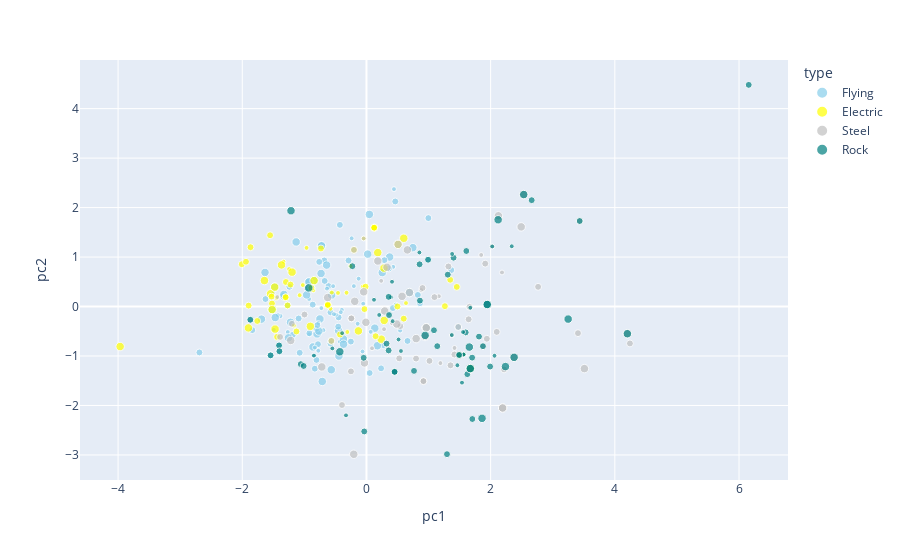

This figure's notebook cell:
### Markdown cell above
For example, we can see using `pc1` in the following chart that Flying types and Electric types are generaly faster, while Rock types and Steel types are more defensive:

### Code cell
show_pcs_fig(types_filter(df_pca, ['Flying', 'Electric', 'Steel', 'Rock']))('pc1', 'pc2', 'type')
